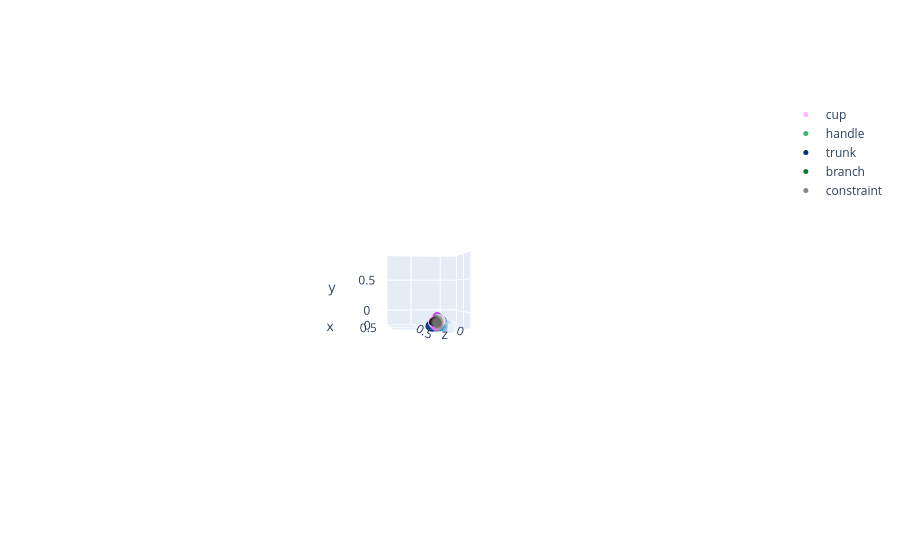

Source (notebook cell):
### Code cell
#visualize with pcd and mesh
transformed_scene_pcls = {}
for child_part in child_part_names:

    transformed_scene_pcls[child_part] = utils.transform_pcd(scene_pcls[child_part],
                                                 trans_predicted,
                                               )
for parent_part in parent_part_names:
    transformed_scene_pcls[parent_part] = scene_pcls[parent_part]
                                                 
#     reconstructions[f'reconstructed_{child_part}'] = \
#         child_part_models[child_part].to_transformed_pcd(child_params[child_part])
    
viz_utils.show_pcds_plotly(transformed_scene_pcls | {'constraint': constraint_pcl})

### Figure 1 — Plotly figure (JSON) as saved in the notebook; plotly's stock layout.template omitted (floating-point values rounded to 4 significant figures; data arrays with more than 128 entries replaced by an {"elided": "..."} marker saying what was removed)
{"data": [{"marker": {"color": {"elided": "6293 float values"}, "colorscale": [[0, "#0508b8"], [0.08333, "#1910d8"], [0.1667, "#3c19f0"], [0.25, "#6b1cfb"], [0.3333, "#981cfd"], [0.4167, "#bf1cfd"], [0.5, "#dd2bfd"], [0.5833, "#f246fe"], [0.6667, "#fc67fd"], [0.75, "#fe88fc"], [0.8333, "#fea5fd"], [0.9167, "#febefe"], [1, "#fec3fe"]], "size": 5}, "mode": "markers", "name": "cup", "type": "scatter3d", "x": {"elided": "6293 float values"}, "y": {"elided": "6293 float values"}, "z": {"elided": "6293 float values"}}, {"marker": {"color": {"elided": "1917 float values"}, "colorscale": [[0, "#440154"], [0.1111, "#482878"], [0.2222, "#3e4989"], [0.3333, "#31688e"], [0.4444, "#26828e"], [0.5556, "#1f9e89"], [0.6667, "#35b779"], [0.7778, "#6ece58"], [0.8889, "#b5de2b"], [1, "#fde725"]], "size": 5}, "mode": "markers", "name": "handle", "type": "scatter3d", "x": {"elided": "1917 float values"}, "y": {"elided": "1917 float values"}, "z": {"elided": "1917 float values"}}, {"marker": {"color": {"elided": "7565 float values"}, "colorscale": [[0, "rgb(247,251,255)"], [0.125, "rgb(222,235,247)"], [0.25, "rgb(198,219,239)"], [0.375, "rgb(158,202,225)"], [0.5, "rgb(107,174,214)"], [0.625, "rgb(66,146,198)"], [0.75, "rgb(33,113,181)"], [0.875, "rgb(8,81,156)"], [1, "rgb(8,48,107)"]], "size": 5}, "mode": "markers", "name": "trunk", "type": "scatter3d", "x": {"elided": "7565 float values"}, "y": {"elided": "7565 float values"}, "z": {"elided": "7565 float values"}}, {"marker": {"color": {"elided": "1209 float values"}, "colorscale": [[0, "rgb(247,252,245)"], [0.125, "rgb(229,245,224)"], [0.25, "rgb(199,233,192)"], [0.375, "rgb(161,217,155)"], [0.5, "rgb(116,196,118)"], [0.625, "rgb(65,171,93)"], [0.75, "rgb(35,139,69)"], [0.875, "rgb(0,109,44)"], [1, "rgb(0,68,27)"]], "size": 5}, "mode": "markers", "name": "branch", "type": "scatter3d", "x": {"elided": "1209 float values"}, "y": {"elided": "1209 float values"}, "z": {"elided": "1209 float values"}}, {"marker": {"color": {"elided": "12808 float values"}, "colorscale": [[0, "rgb(255,255,255)"], [0.125, "rgb(240,240,240)"], [0.25, "rgb(217,217,217)"], [0.375, "rgb(189,189,189)"], [0.5, "rgb(150,150,150)"], [0.625, "rgb(115,115,115)"], [0.75, "rgb(82,82,82)"], [0.875, "rgb(37,37,37)"], [1, "rgb(0,0,0)"]], "size": 5}, "mode": "markers", "name": "constraint", "type": "scatter3d", "x": {"elided": "12808 float values"}, "y": {"elided": "12808 float values"}, "z": {"elided": "12808 float values"}}], "layout": {"scene": {"aspectratio": {"x": 1, "y": 1, "z": 1}, "camera": {"eye": {"x": 6.28, "y": 0, "z": 1}, "up": {"x": 0, "y": 1, "z": 0}}, "xaxis": {"range": [-0.2289, 0.8985], "visible": true}, "yaxis": {"range": [-0.2289, 0.8985], "visible": true}, "zaxis": {"range": [-0.2289, 0.8985], "visible": true}}, "showlegend": true}}
